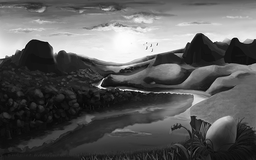
#> input picture image_to_image/test-decrypt.png, 256 x 160 px, shrunk from 800 x 500 before the run
$ python decrypt.py test-decrypt.png
#> lines starting #> are read from the running program, lines starting #| are printed output that depends on the picture
from PIL import Image
from random import randint
import numpy as np
import json
import sys


name = sys.argv[1]
myImage = Image.open(name);
#> myImage is the input picture: PIL image 256x160 L; min 2, max 255, mean 92
width, height = myImage.size
#> width = 256; height = 160
pixels = myImage.load()


fill = 1
array = [[fill for x in range(width)] for y in range(height)]

for y in range(height):
    for x in range(width):
        array[y][x] = pixels[x,y] # Map values from range 0-255 to 0-1
#> after the loop, array = 160 items

with open("KR.txt", "r") as infile:
#> (reads image_to_image/KR.txt from the repository)
    KR = json.load(infile)

with open("KC.txt", "r") as infile:
#> (reads image_to_image/KC.txt from the repository)
    KC = json.load(infile)

for i in range(height):
    for j in range(width):
        if((j%2) != 0):
            array[i][j] = array[i][j] ^ KR[i]
        else:
            array[i][j] = array[i][j] ^ KR[height - 1 - i]

for j in range(width):
    for i in range(height):
        if((i%2) != 0):
            array[i][j] = array[i][j] ^ KC[j];
        else:
            array[i][j] = array[i][j] ^ KC[width - 1 - j]

for j in range(width):
    beta = 0
    for i in range(height):
        beta = ((beta % 2) + (array[i][j] % 2)) % 2
    if(beta == 0):
        for k in range(KC[j]):
            temp2 = array[0][j]
            for l in range(height - 1):
                array[l][j] = array[l+1][j]
            array[height - 1][j] = temp2
    else:
        for k in range(KC[j]):
            temp2 = array[height - 1][j]
            for l in range(height-1, -1, -1):
                array[l][j] = array[l-1][j]
            array[0][j] = temp2

for i in range(height):
    alpha = 0
    for j in range(width):
        alpha = ((alpha % 2) + (array[i][j] % 2)) % 2
    if(alpha == 0):
        for k in range(KR[i]):
            temp2 = array[i][0]
            for l in range(width - 1):
                array[i][l] = array[i][l+1]
            array[i][width - 1] = temp2
    else:
        for k in range(KR[i]):
            temp2 = array[i][width - 1]
            for l in range(width-1, -1, -1):
                array[i][l] = array[i][l-1]
            array[i][0] = temp2

array1 = np.array(array, dtype=np.uint8)
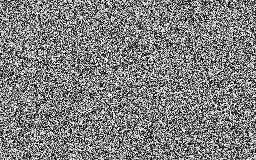
#> array1: shape (160, 256); min 0, max 255, mean 127.2
new_image = Image.fromarray(array1)
new_image.save(name.split(",")[0] + '-decrypt.png')
